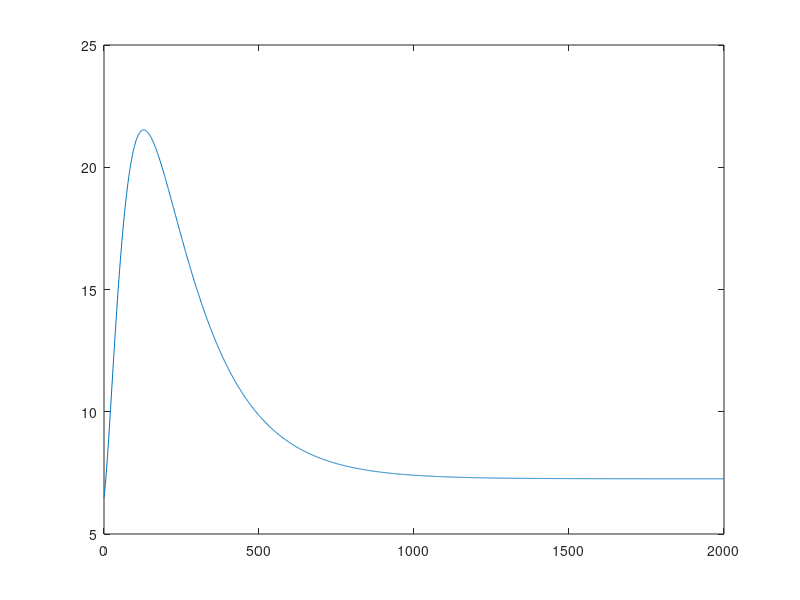

MATLAB code for this plot:
clear all
close all
clc

%% Initialization
param = zeros(15,1);
param(1) = 0.066;
param(2) = 0.006;
param(3) = 0.06;
param(4) = 0.03;
param(5) = 0.138;
param(6) = 0.12;
param(7) = 0.16;
param(8) = 0.8;
param(9) = 40;
param(10) = 51.2*10^-4;
param(11) = 8.2*10^-4;
param(12) = 520*10^-4;
param(13) = 0.0161;
param(14) = 0.0097;
param(15) = 55;
    %Defining parameters
    k12 = param(1);
    ka1 = param(2);
    ka2 = param(3);
    ka3 = param(4);
    ke = param(5);
    VI = param(6);
    Vg = param(7);
    Ag = param(8);
    tmaxG = param(9);
    kb1 = param(10)*ka1;
    kb2 = param(11)*ka2;
    kb3 = param(12)*ka3;
    EGP0 = param(13);
    F01 = param(14);
    tmaxI = param(15);
    Dg=2;
    
%     %Formulized parameters
%     G = x(1)/Vg;
%     Ug = (Dg*Ag*t*exp(-t/tmaxG))/tmaxG^2;
%     UI = x(4)/tmaxI;
%     
%     if G >= 4.5
%         F01c = F01;
%     else
%         F01c = F01*G/4.5;
%     end
%     
%     if G >= 9
%         Fr = 0.003*(G-9)*Vg;
%     else
%         Fr = 0;
%     end
%% Matrices
%Operating point
Q1bar = 6*Vg;
Q2bar = 5*Vg;
x1bar = 0.04;
x2bar = 0.02;

A = [-x1bar k12 0 0 0 -Q1bar 0 -EGP0;
    x1bar -k12-x2bar 0 0 0 Q1bar -Q2bar 0;
    0 0 -1/tmaxI 0 0 0 0 0;
    0 0 1/tmaxI -1/tmaxI 0 0 0 0;
    0 0 0 1/(VI*tmaxI) -ke 0 0 0;
    0 0 0 0 kb1 -ka1 0 0;
    0 0 0 0 kb2 0 -ka2 0;
    0 0 0 0 kb3 0 0 -ka3];
B = [0 1 1; 0 0 0; 1 0 0; 0 0 0; 0 0 0; 0 0 0; 0 0 0; 0 0 0];
C = [1/Vg 0 0 0 0 0 0 0];
D = [0 0 0];

System = ss(A,B,C,D);
%% Simulation
tspan = 0:1:2000;
Dg = 5;
delay = 0;
for i = 1:length(tspan)
    t = tspan(i);
    Ug(i) = max(0,(Dg*Ag*(t-delay)*exp(-(t-delay)/tmaxG))/tmaxG^2);
end
u = 0.1*ones(size(Ug));
F01c = F01*ones(size(Ug));
Fr = zeros(size(Ug));
EGP0_vectorized = EGP0*ones(size(Ug));
Constant_input = F01c+Fr+EGP0_vectorized;
x0 = [1.04
    0.485
    0
    0
    0
    0
    0
    0];

[x,t] = lsim(System,[u; Ug; Constant_input]', tspan, x0);
figure
plot(t,x)